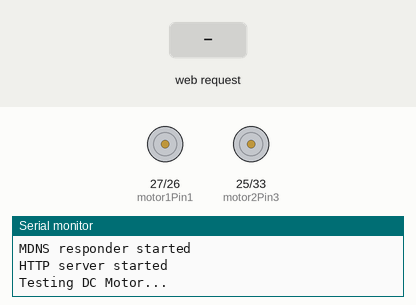
This sketch was run on a simulated ESP32. Shown: motor-driver pin pairs drawn as motors (green arrow = first pin HIGH = forward, orange = second pin HIGH = backward, longer = more drive, scaled by the enable pin), the last lines printed to the serial monitor. Inputs (shaded band) come from the test bench. WiFi joins after 1.5 s; servers stay silent unless stated.

Above: at 2.7 s.
2.8 s: HTTP request GET /forward received
At 3.8 s:
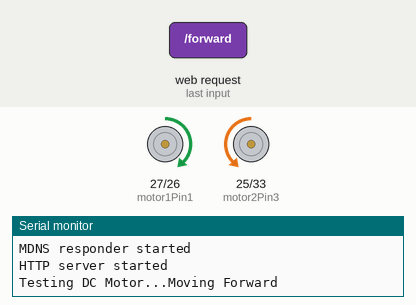
4.3 s: HTTP request GET /backward received
At 4.9 s:
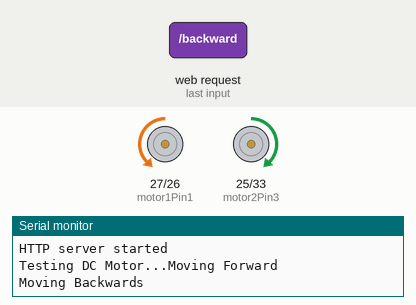
5.8 s: HTTP request GET /turnRight received
At 7.0 s:
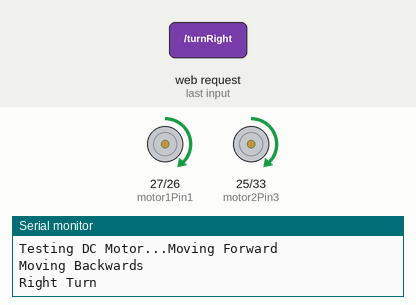
7.3 s: HTTP request GET /turnLeft received
At 8.4 s:
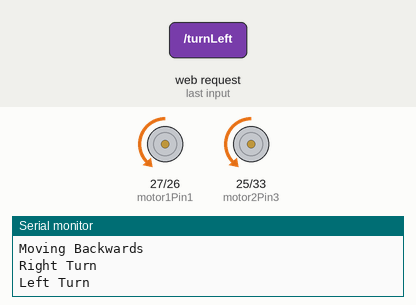
Timing chart, 0 to 9.8 s (numbered marks = the images above; inputs shaded):
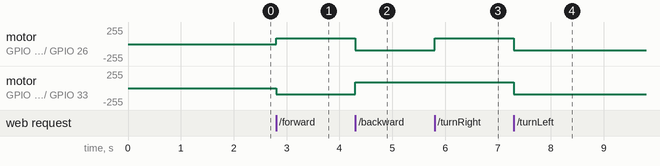

Measured:
- after the input at 2.8 s, motor on GPIO 27 (motor1Pin1) / GPIO 26 (motor1Pin2): stopped → forward 90/255 at once; motor on GPIO 25 (motor2Pin3) / GPIO 33 (motor2Pin4): stopped → backward 90/255 at once
- after the input at 4.3 s, motor on GPIO 27 (motor1Pin1) / GPIO 26 (motor1Pin2): forward 90/255 → backward 90/255 at once; motor on GPIO 25 (motor2Pin3) / GPIO 33 (motor2Pin4): backward 90/255 → forward 90/255 at once
- after the input at 5.8 s, motor on GPIO 27 (motor1Pin1) / GPIO 26 (motor1Pin2): backward 90/255 → forward 90/255 at once
- after the input at 7.3 s, motor on GPIO 27 (motor1Pin1) / GPIO 26 (motor1Pin2), motor on GPIO 25 (motor2Pin3) / GPIO 33 (motor2Pin4): forward 90/255 → backward 90/255 at once

The sketch:

Motors_IOT.ino
```cpp
#include <WiFi.h>
#include <WiFiClient.h>
#include <HTTPClient.h>
#include <WebServer.h>
#include <ESPmDNS.h>

// Ip for Motors ESP: 172.20.10.7

const char* ssid1 = "AnandJ01";
const char* password = "midzooduncan";

#define EAP_IDENTITY "anand.jasti@student.csulb.edu" //if connecting from another corporation, use identity@organisation.domain in Eduroam
#define EAP_USERNAME "anand.jasti@student.csulb.edu" //oftentimes just a repeat of the identity
#define EAP_PASSWORD "s<uw$uNkHsCZ4;a" //your Eduroam password
const char* ssid = "eduroam"; // Eduroam SSID
int counter = 0;

WebServer server(80);

void handleRoot() {
  server.send(200, "text/plain", "hello from esp32!");
}

void handleNotFound() {
  // digitalWrite(led, 1);
  String message = "File Not Found\n\n";
  message += "URI: ";
  message += server.uri();
  message += "\nMethod: ";
  message += (server.method() == HTTP_GET) ? "GET" : "POST";
  message += "\nArguments: ";
  message += server.args();
  message += "\n";
  for (uint8_t i = 0; i < server.args(); i++) {
    message += " " + server.argName(i) + ": " + server.arg(i) + "\n";
  }
  server.send(404, "text/plain", message);
  // digitalWrite(led, 0);
}

// Motor A
int motor1Pin1 = 27;
int motor1Pin2 = 26;
int enable1Pin = 14;


int motor2Pin3 = 25;
int motor2Pin4 = 33;
int enable2Pin = 32;

// Setting PWM properties
const int freq = 1000;
const int pwmChannel = 0;
const int resolution = 8;
int dutyCycle = 90;

void setup() {
  // sets the pins as outputs:
  pinMode(motor1Pin1, OUTPUT);
  pinMode(motor1Pin2, OUTPUT);
  pinMode(enable1Pin, OUTPUT);
  pinMode(motor2Pin3, OUTPUT);
  pinMode(motor2Pin4, OUTPUT);
  pinMode(enable2Pin, OUTPUT);

  // configure LED PWM functionalitites
  ledcSetup(pwmChannel, freq, resolution);

  // attach the channel to the GPIO to be controlled
  ledcAttachPin(enable1Pin, pwmChannel);
  ledcAttachPin(enable2Pin, pwmChannel);
  // digitalWrite(enable1Pin, HIGH);
  // digitalWrite(enable2Pin, HIGH);

  Serial.begin(115200);

  WiFi.disconnect(true);  //disconnect form wifi to set new wifi connection
  WiFi.mode(WIFI_STA); //init wifi mode

  // Example1 (most common): a cert-file-free eduroam with PEAP (or TTLS)
  // WiFi.begin(ssid, WPA2_AUTH_PEAP, EAP_IDENTITY, EAP_USERNAME, EAP_PASSWORD);

  WiFi.begin(ssid1,password);

  while (WiFi.status() != WL_CONNECTED) {
    delay(500);
    Serial.print(".");
    counter++;
    if(counter>=60){ //after 30 seconds timeout - reset board
      ESP.restart();
    }
  }
  Serial.println("");
  Serial.println("WiFi connected");
  Serial.println("IP address set: ");
  Serial.println(WiFi.localIP()); //print LAN IP

  if (MDNS.begin("esp32")) {
    Serial.println("MDNS responder started");
  }

  server.on("/", handleRoot);

  server.on("/forward", [](){
    go_forward();
    server.send(200,"text/plain", "0");
  });

  server.on("/backward", [](){
    go_backward();
    server.send(200,"text/plain", "0");
  });

  server.on("/turnRight", [](){
    turnRight();
    server.send(200,"text/plain", "0");
  });

  server.on("/turnLeft", [](){
    turnLeft();
    server.send(200,"text/plain", "0");
  });

  server.on("/stop", [](){
    stop();
    server.send(200,"text/plain", "0");
  });

  // server.onNotFound(handleNotFound);

  server.begin();
  Serial.println("HTTP server started");

  // testing
  Serial.print("Testing DC Motor...");

  ledcWrite(pwmChannel, dutyCycle);
}

void loop() {
  if(WiFi.status() != WL_CONNECTED){
    WiFi.begin(ssid1);
  }
  counter = 0;
  while (WiFi.status() != WL_CONNECTED) { //during lost connection, print dots
    delay(500);
    Serial.print(".");
    counter++;
    if(counter>=60){ //30 seconds timeout - reset board
    ESP.restart();
    }
  }
  server.handleClient();
}

void go_forward(){
  // Move the DC motor forward at maximum speed
  Serial.println("Moving Forward");
  digitalWrite(motor1Pin1, HIGH);
  digitalWrite(motor1Pin2, LOW);
  digitalWrite(motor2Pin3, LOW);
  digitalWrite(motor2Pin4, HIGH);
  // delay(5000);
}

void go_backward(){
  // // Move DC motor backwards at maximum speed
  Serial.println("Moving Backwards");
  digitalWrite(motor1Pin1, LOW);
  digitalWrite(motor1Pin2, HIGH);
  digitalWrite(motor2Pin3, HIGH);
  digitalWrite(motor2Pin4, LOW);
  // delay(5000);
}

void turnRight(){
  // //Right Turn
  Serial.println("Right Turn");
  digitalWrite(motor1Pin1, HIGH);
  digitalWrite(motor1Pin2, LOW);
  digitalWrite(motor2Pin3, HIGH);
  digitalWrite(motor2Pin4, LOW);

  // delay(5000);
}

void turnLeft(){
  // //Left Turn
  Serial.println("Left Turn");
  digitalWrite(motor2Pin3, LOW);
  digitalWrite(motor2Pin4, HIGH);
  digitalWrite(motor1Pin1, LOW);
  digitalWrite(motor1Pin2, HIGH);
  // delay(5000);
}

void stop(){
  // // Stop the DC motor
  Serial.println("Motor stopped");
  digitalWrite(motor1Pin1, LOW);
  digitalWrite(motor1Pin2, LOW);
  digitalWrite(motor2Pin3, LOW);
  digitalWrite(motor2Pin4, LOW);
  // delay(3000);
}
```
